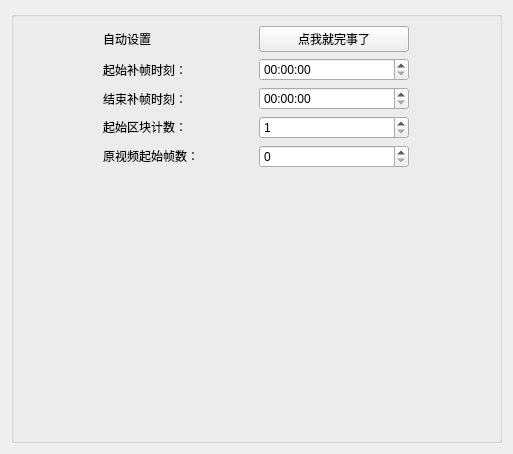
                     <widget class="QWidget" name="ResumeSettings">
                      <property name="geometry">
                       <rect>
                        <x>0</x>
                        <y>0</y>
                        <width>513</width>
                        <height>454</height>
                       </rect>
                      </property>
                      <attribute name="label">
                       <string>工作状态恢复</string>
                      </attribute>
                      <layout class="QGridLayout" name="gridLayout_13">
                       <item row="0" column="0">
                        <widget class="QGroupBox" name="groupBox_2">
                         <property name="title">
                          <string/>
                         </property>
                         <layout class="QGridLayout" name="gridLayout_15">
                          <item row="0" column="0">
                           <layout class="QGridLayout" name="gridLayout_2">
                            <item row="1" column="0">
                             <widget class="QLabel" name="AutoSetReminder">
                              <property name="minimumSize">
                               <size>
                                <width>100</width>
                                <height>0</height>
                               </size>
                              </property>
                              <property name="maximumSize">
                               <size>
                                <width>150</width>
                                <height>16777215</height>
                               </size>
                              </property>
                              <property name="toolTip">
                               <string>&lt;html&gt;&lt;head/&gt;&lt;body&gt;&lt;p&gt;根据已经生成的视频块信息进行推算，可能存在重复补帧的情况，但不影响最终结果&lt;/p&gt;&lt;/body&gt;&lt;/html&gt;</string>
                              </property>
                              <property name="text">
                               <string>自动设置</string>
                              </property>
                              <property name="alignment">
                               <set>Qt::AlignLeading|Qt::AlignLeft|Qt::AlignVCenter</set>
                              </property>
                             </widget>
                            </item>
                            <item row="2" column="0">
                             <widget class="QLabel" name="label_23">
                              <property name="minimumSize">
                               <size>
                                <width>100</width>
                                <height>0</height>
                               </size>
                              </property>
                              <property name="maximumSize">
                               <size>
                                <width>200</width>
                                <height>16777215</height>
                               </size>
                              </property>
                              <property name="text">
                               <string>起始补帧时刻：</string>
                              </property>
                              <property name="alignment">
                               <set>Qt::AlignLeading|Qt::AlignLeft|Qt::AlignVCenter</set>
                              </property>
                             </widget>
                            </item>
                            <item row="2" column="2">
                             <widget class="QTimeEdit" name="StartPoint">
                              <property name="minimumSize">
                               <size>
                                <width>100</width>
                                <height>0</height>
                               </size>
                              </property>
                              <property name="maximumSize">
                               <size>
                                <width>150</width>
                                <height>16777215</height>
                               </size>
                              </property>
                              <property name="currentSection">
                               <enum>QDateTimeEdit::HourSection</enum>
                              </property>
                              <property name="displayFormat">
                               <string>HH:mm:ss</string>
                              </property>
                             </widget>
                            </item>
                            <item row="3" column="2">
                             <widget class="QTimeEdit" name="EndPoint">
                              <property name="sizePolicy">
                               <sizepolicy hsizetype="Preferred" vsizetype="Fixed">
                                <horstretch>0</horstretch>
                                <verstretch>0</verstretch>
                               </sizepolicy>
                              </property>
                              <property name="minimumSize">
                               <size>
                                <width>100</width>
                                <height>0</height>
                               </size>
                              </property>
                              <property name="maximumSize">
                               <size>
                                <width>150</width>
                                <height>16777215</height>
                               </size>
                              </property>
                              <property name="currentSection">
                               <enum>QDateTimeEdit::HourSection</enum>
                              </property>
                              <property name="displayFormat">
                               <string>HH:mm:ss</string>
                              </property>
                             </widget>
                            </item>
                            <item row="5" column="0">
                             <widget class="QLabel" name="label_22">
                              <property name="sizePolicy">
                               <sizepolicy hsizetype="Preferred" vsizetype="Maximum">
                                <horstretch>0</horstretch>
                                <verstretch>0</verstretch>
                               </sizepolicy>
                              </property>
                              <property name="minimumSize">
                               <size>
                                <width>100</width>
                                <height>0</height>
                               </size>
                              </property>
                              <property name="maximumSize">
                               <size>
                                <width>150</width>
                                <height>16777215</height>
                               </size>
                              </property>
                              <property name="text">
                               <string>起始区块计数：</string>
                              </property>
                              <property name="alignment">
                               <set>Qt::AlignLeading|Qt::AlignLeft|Qt::AlignVCenter</set>
                              </property>
                             </widget>
                            </item>
                            <item row="1" column="2">
                             <widget class="QPushButton" name="AutoSet">
                              <property name="sizePolicy">
                               <sizepolicy hsizetype="Preferred" vsizetype="Fixed">
                                <horstretch>0</horstretch>
                                <verstretch>0</verstretch>
                               </sizepolicy>
                              </property>
                              <property name="text">
                               <string>点我就完事了</string>
                              </property>
                             </widget>
                            </item>
                            <item row="6" column="0">
                             <widget class="QLabel" name="label_21">
                              <property name="sizePolicy">
                               <sizepolicy hsizetype="Preferred" vsizetype="Maximum">
                                <horstretch>0</horstretch>
                                <verstretch>0</verstretch>
                               </sizepolicy>
                              </property>
                              <property name="minimumSize">
                               <size>
                                <width>100</width>
                                <height>0</height>
                               </size>
                              </property>
                              <property name="maximumSize">
                               <size>
                                <width>150</width>
                                <height>16777215</height>
                               </size>
                              </property>
                              <property name="toolTip">
                               <string>&lt;html&gt;&lt;head/&gt;&lt;body&gt;&lt;p&gt;&lt;br/&gt;&lt;/p&gt;&lt;/body&gt;&lt;/html&gt;</string>
                              </property>
                              <property name="text">
                               <string>原视频起始帧数：</string>
                              </property>
                              <property name="alignment">
                               <set>Qt::AlignLeading|Qt::AlignLeft|Qt::AlignVCenter</set>
                              </property>
                             </widget>
                            </item>
                            <item row="3" column="0">
                             <widget class="QLabel" name="label_24">
                              <property name="minimumSize">
                               <size>
                                <width>100</width>
                                <height>0</height>
                               </size>
                              </property>
                              <property name="maximumSize">
                               <size>
                                <width>200</width>
                                <height>16777215</height>
                               </size>
                              </property>
                              <property name="text">
                               <string>结束补帧时刻：</string>
                              </property>
                              <property name="alignment">
                               <set>Qt::AlignLeading|Qt::AlignLeft|Qt::AlignVCenter</set>
                              </property>
                             </widget>
                            </item>
                            <item row="6" column="2">
                             <widget class="QSpinBox" name="StartFrame">
                              <property name="maximum">
                               <number>999999999</number>
                              </property>
                             </widget>
                            </item>
                            <item row="5" column="2">
                             <widget class="QSpinBox" name="StartChunk">
                              <property name="minimum">
                               <number>1</number>
                              </property>
                              <property name="maximum">
                               <number>999999999</number>
                              </property>
                             </widget>
                            </item>
                           </layout>
                          </item>
                          <item row="1" column="0">
                           <spacer name="verticalSpacer_7">
                            <property name="orientation">
                             <enum>Qt::Vertical</enum>
                            </property>
                            <property name="sizeHint" stdset="0">
                             <size>
                              <width>20</width>
                              <height>40</height>
                             </size>
                            </property>
                           </spacer>
                          </item>
                         </layout>
                        </widget>
                       </item>
                      </layout>
                     </widget>
